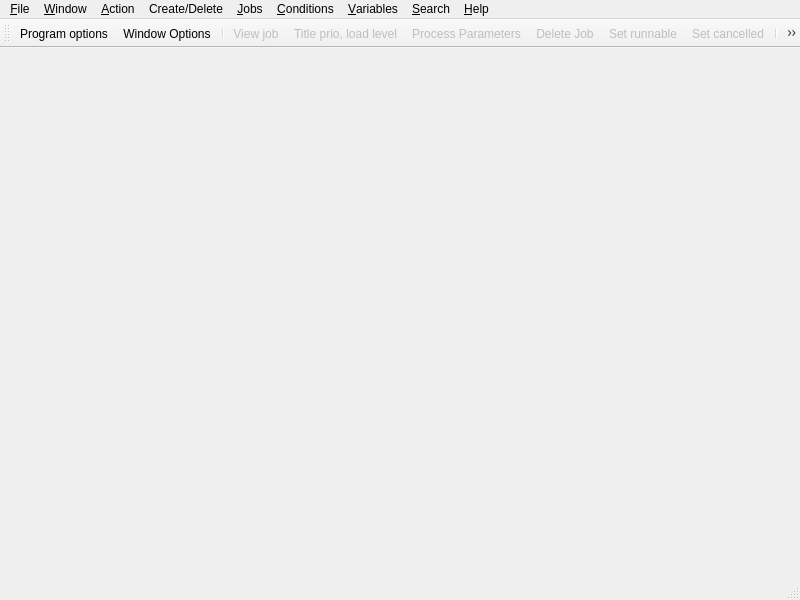
<?xml version="1.0" encoding="UTF-8"?>
<ui version="4.0">
 <class>MainWindow</class>
 <widget class="QMainWindow" name="MainWindow">
  <property name="geometry">
   <rect>
    <x>0</x>
    <y>0</y>
    <width>800</width>
    <height>600</height>
   </rect>
  </property>
  <property name="windowTitle">
   <string>BTQW</string>
  </property>
  <property name="windowIcon">
   <iconset resource="resources.qrc">
    <normaloff>:/Btqw Icon</normaloff>:/Btqw Icon</iconset>
  </property>
  <widget class="QWidget" name="centralwidget"/>
  <widget class="QMenuBar" name="menubar">
   <property name="geometry">
    <rect>
     <x>0</x>
     <y>0</y>
     <width>800</width>
     <height>25</height>
    </rect>
   </property>
   <widget class="QMenu" name="menu_File">
    <property name="title">
     <string>&amp;File</string>
    </property>
    <addaction name="action_Time_defaults"/>
    <addaction name="separator"/>
    <addaction name="action_Program_options"/>
    <addaction name="separator"/>
    <addaction name="action_Server_list"/>
    <addaction name="separator"/>
    <addaction name="action_Port_settings"/>
    <addaction name="separator"/>
    <addaction name="action_Save_As"/>
    <addaction name="separator"/>
    <addaction name="action_Quit"/>
   </widget>
   <widget class="QMenu" name="menu_Window">
    <property name="title">
     <string>&amp;Window</string>
    </property>
    <addaction name="action_New_job_window"/>
    <addaction name="action_New_variable_window"/>
    <addaction name="action_Window_options"/>
    <addaction name="separator"/>
    <addaction name="action_Cascade"/>
    <addaction name="action_Tile_vertically"/>
    <addaction name="action_Tile_horizontally"/>
    <addaction name="separator"/>
    <addaction name="action_list_format"/>
   </widget>
   <widget class="QMenu" name="menu_Action">
    <property name="title">
     <string>&amp;Action</string>
    </property>
    <addaction name="separator"/>
    <addaction name="action_set_runnable"/>
    <addaction name="action_setcanc"/>
    <addaction name="action_force_run"/>
    <addaction name="action_go_job"/>
    <addaction name="action_interrupt_job"/>
    <addaction name="action_quit_job"/>
    <addaction name="action_othersig"/>
   </widget>
   <widget class="QMenu" name="menu_Jobs">
    <property name="title">
     <string>&amp;Jobs</string>
    </property>
    <addaction name="action_View_job"/>
    <addaction name="separator"/>
    <addaction name="action_advance_time"/>
    <addaction name="separator"/>
    <addaction name="action_time"/>
    <addaction name="action_titprill"/>
    <addaction name="action_procpar"/>
    <addaction name="action_time_limits"/>
    <addaction name="action_mailwrt"/>
    <addaction name="separator"/>
    <addaction name="action_Arguments"/>
    <addaction name="action_Environment"/>
    <addaction name="action_Redirections"/>
    <addaction name="separator"/>
    <addaction name="action_Unqueue_Job"/>
    <addaction name="action_Copy_Job"/>
    <addaction name="separator"/>
   </widget>
   <widget class="QMenu" name="menu_Conds">
    <property name="title">
     <string>&amp;Conditions</string>
    </property>
    <addaction name="action_Job_Conditions"/>
    <addaction name="action_Job_Assignments"/>
   </widget>
   <widget class="QMenu" name="menu_Search">
    <property name="title">
     <string>&amp;Search</string>
    </property>
    <addaction name="action_Search_for"/>
    <addaction name="action_Search_forwards"/>
    <addaction name="action_Search_Backwards"/>
   </widget>
   <widget class="QMenu" name="menu_Help">
    <property name="title">
     <string>&amp;Help</string>
    </property>
    <addaction name="action_About_BTQW"/>
   </widget>
   <widget class="QMenu" name="menu_Variables">
    <property name="title">
     <string>&amp;Variables</string>
    </property>
    <addaction name="action_Assign"/>
    <addaction name="action_Increment"/>
    <addaction name="action_Decrement"/>
    <addaction name="action_Multiply"/>
    <addaction name="action_Divide"/>
    <addaction name="action_Remainder"/>
    <addaction name="separator"/>
    <addaction name="action_Set_comment"/>
    <addaction name="separator"/>
    <addaction name="action_Set_constant"/>
   </widget>
   <widget class="QMenu" name="menuCreate">
    <property name="title">
     <string>Create/Delete</string>
    </property>
    <addaction name="action_Create_Jobs"/>
    <addaction name="action_delete_job"/>
    <addaction name="action_JPermissions"/>
    <addaction name="separator"/>
    <addaction name="action_Create_Variable"/>
    <addaction name="action_Delete_Variable"/>
    <addaction name="action_VPermissions"/>
   </widget>
   <addaction name="menu_File"/>
   <addaction name="menu_Window"/>
   <addaction name="menu_Action"/>
   <addaction name="menuCreate"/>
   <addaction name="menu_Jobs"/>
   <addaction name="menu_Conds"/>
   <addaction name="menu_Variables"/>
   <addaction name="menu_Search"/>
   <addaction name="menu_Help"/>
  </widget>
  <widget class="QStatusBar" name="statusbar"/>
  <widget class="QToolBar" name="toolBar">
   <property name="windowTitle">
    <string>toolBar</string>
   </property>
   <attribute name="toolBarArea">
    <enum>TopToolBarArea</enum>
   </attribute>
   <attribute name="toolBarBreak">
    <bool>false</bool>
   </attribute>
   <addaction name="action_Program_options"/>
   <addaction name="action_Window_options"/>
   <addaction name="separator"/>
   <addaction name="action_View_job"/>
   <addaction name="action_titprill"/>
   <addaction name="action_procpar"/>
   <addaction name="action_delete_job"/>
   <addaction name="action_set_runnable"/>
   <addaction name="action_setcanc"/>
   <addaction name="separator"/>
   <addaction name="action_force_run"/>
   <addaction name="action_go_job"/>
   <addaction name="action_advance_time"/>
   <addaction name="separator"/>
   <addaction name="action_interrupt_job"/>
   <addaction name="action_quit_job"/>
   <addaction name="separator"/>
   <addaction name="action_time"/>
   <addaction name="action_Job_Conditions"/>
   <addaction name="action_Job_Assignments"/>
   <addaction name="separator"/>
   <addaction name="action_Assign"/>
   <addaction name="action_Increment"/>
   <addaction name="action_Decrement"/>
  </widget>
  <action name="action_Program_options">
   <property name="icon">
    <iconset resource="resources.qrc">
     <normaloff>:/Program optons</normaloff>:/Program optons</iconset>
   </property>
   <property name="text">
    <string>&amp;Program options</string>
   </property>
   <property name="toolTip">
    <string>Set overall program options, confirmation of job abort etc</string>
   </property>
   <property name="shortcut">
    <string>Ctrl+P</string>
   </property>
   <property name="shortcutContext">
    <enum>Qt::ApplicationShortcut</enum>
   </property>
  </action>
  <action name="action_Display_options">
   <property name="text">
    <string>&amp;Display options</string>
   </property>
   <property name="toolTip">
    <string>Set the defaults for which items are displayed</string>
   </property>
   <property name="shortcut">
    <string>Ctrl+D</string>
   </property>
  </action>
  <action name="action_Save_options">
   <property name="icon">
    <iconset resource="resources.qrc">
     <normaloff>:/save job file</normaloff>:/save job file</iconset>
   </property>
   <property name="text">
    <string>&amp;Save options</string>
   </property>
   <property name="toolTip">
    <string>Save options to config file</string>
   </property>
   <property name="shortcut">
    <string>Ctrl+S</string>
   </property>
   <property name="shortcutContext">
    <enum>Qt::ApplicationShortcut</enum>
   </property>
  </action>
  <action name="action_Network_stats">
   <property name="text">
    <string>&amp;Network stats</string>
   </property>
   <property name="toolTip">
    <string>Display connection statistics to other hosts on network</string>
   </property>
  </action>
  <action name="action_User_Permissions">
   <property name="text">
    <string>&amp;User Permissions</string>
   </property>
   <property name="toolTip">
    <string>Display user permissions on the current server</string>
   </property>
  </action>
  <action name="action_Quit">
   <property name="icon">
    <iconset resource="resources.qrc">
     <normaloff>:/Quit program</normaloff>:/Quit program</iconset>
   </property>
   <property name="text">
    <string>&amp;Quit</string>
   </property>
   <property name="toolTip">
    <string>Quit saving program options</string>
   </property>
   <property name="shortcut">
    <string>Ctrl+Q</string>
   </property>
   <property name="shortcutContext">
    <enum>Qt::ApplicationShortcut</enum>
   </property>
  </action>
  <action name="action_Window_options">
   <property name="icon">
    <iconset resource="resources.qrc">
     <normaloff>:/Window options</normaloff>:/Window options</iconset>
   </property>
   <property name="text">
    <string>&amp;Window Options</string>
   </property>
   <property name="shortcut">
    <string>Ctrl+O</string>
   </property>
  </action>
  <action name="action_New_job_window">
   <property name="text">
    <string>New &amp;job window</string>
   </property>
   <property name="toolTip">
    <string>Create new job window (you can separately change viewing options)</string>
   </property>
   <property name="shortcut">
    <string>Ctrl+Shift+J</string>
   </property>
  </action>
  <action name="action_New_variable_window">
   <property name="text">
    <string>New &amp;variable window</string>
   </property>
   <property name="toolTip">
    <string>Create new variable display window (you can separately change viewing options)</string>
   </property>
   <property name="shortcut">
    <string>Ctrl+Shift+V</string>
   </property>
  </action>
  <action name="action_Cascade">
   <property name="text">
    <string>&amp;Cascade</string>
   </property>
   <property name="toolTip">
    <string>Cascade job and variable windows</string>
   </property>
  </action>
  <action name="action_Tile_vertically">
   <property name="text">
    <string>&amp;Tile vertically</string>
   </property>
   <property name="toolTip">
    <string>Tile job and variable windows vertically</string>
   </property>
  </action>
  <action name="action_Tile_horizontally">
   <property name="text">
    <string>&amp;Tile horizontally</string>
   </property>
   <property name="toolTip">
    <string>Tile job and variable windows horizontally</string>
   </property>
  </action>
  <action name="action_list_format">
   <property name="text">
    <string>&amp;Set list format</string>
   </property>
   <property name="toolTip">
    <string>Set which attributes of jobs or variables you want displayed in currently-selected window</string>
   </property>
  </action>
  <action name="action_delete_job">
   <property name="enabled">
    <bool>false</bool>
   </property>
   <property name="icon">
    <iconset resource="resources.qrc">
     <normaloff>:/Delete job</normaloff>:/Delete job</iconset>
   </property>
   <property name="text">
    <string>&amp;Delete Job</string>
   </property>
   <property name="toolTip">
    <string>Delete job (which should not be running - kill it first)</string>
   </property>
   <property name="shortcut">
    <string>Del</string>
   </property>
  </action>
  <action name="action_JPermissions">
   <property name="enabled">
    <bool>false</bool>
   </property>
   <property name="text">
    <string>Job &amp;Permissions</string>
   </property>
   <property name="toolTip">
    <string>Set the permissions on the selected job</string>
   </property>
  </action>
  <action name="action_titprill">
   <property name="enabled">
    <bool>false</bool>
   </property>
   <property name="icon">
    <iconset resource="resources.qrc">
     <normaloff>:/Title priority load level</normaloff>:/Title priority load level</iconset>
   </property>
   <property name="text">
    <string>&amp;Title prio, load level</string>
   </property>
   <property name="toolTip">
    <string>Set title, priority, load level, command interpreter</string>
   </property>
   <property name="shortcut">
    <string>P</string>
   </property>
  </action>
  <action name="action_set_runnable">
   <property name="enabled">
    <bool>false</bool>
   </property>
   <property name="icon">
    <iconset resource="resources.qrc">
     <normaloff>:/Set runnable</normaloff>:/Set runnable</iconset>
   </property>
   <property name="text">
    <string>Set &amp;runnable</string>
   </property>
   <property name="toolTip">
    <string>Set the job to be runnable</string>
   </property>
   <property name="shortcut">
    <string>R</string>
   </property>
  </action>
  <action name="action_setcanc">
   <property name="enabled">
    <bool>false</bool>
   </property>
   <property name="icon">
    <iconset resource="resources.qrc">
     <normaloff>:/Set cancelled</normaloff>:/Set cancelled</iconset>
   </property>
   <property name="text">
    <string>Set &amp;cancelled</string>
   </property>
   <property name="toolTip">
    <string>Set the job to cancelled state (does not activate cancelled assignment)</string>
   </property>
   <property name="shortcut">
    <string>Z</string>
   </property>
  </action>
  <action name="action_interrupt_job">
   <property name="enabled">
    <bool>false</bool>
   </property>
   <property name="icon">
    <iconset resource="resources.qrc">
     <normaloff>:/Interrupt signal</normaloff>:/Interrupt signal</iconset>
   </property>
   <property name="text">
    <string>&amp;Interrupt job</string>
   </property>
   <property name="toolTip">
    <string>Send &quot;interrupt&quot; signal to job</string>
   </property>
   <property name="shortcut">
    <string>Shift+Y</string>
   </property>
  </action>
  <action name="action_quit_job">
   <property name="enabled">
    <bool>false</bool>
   </property>
   <property name="icon">
    <iconset resource="resources.qrc">
     <normaloff>:/Quit signal</normaloff>:/Quit signal</iconset>
   </property>
   <property name="text">
    <string>&amp;Quit job</string>
   </property>
   <property name="toolTip">
    <string>Send &quot;quit&quot; signal to job</string>
   </property>
   <property name="shortcut">
    <string>Shift+N</string>
   </property>
  </action>
  <action name="action_othersig">
   <property name="enabled">
    <bool>false</bool>
   </property>
   <property name="text">
    <string>&amp;Other signal</string>
   </property>
   <property name="toolTip">
    <string>Send selected signal to job</string>
   </property>
   <property name="shortcut">
    <string>!</string>
   </property>
  </action>
  <action name="action_View_job">
   <property name="enabled">
    <bool>false</bool>
   </property>
   <property name="icon">
    <iconset resource="resources.qrc">
     <normaloff>:/View job script</normaloff>:/View job script</iconset>
   </property>
   <property name="text">
    <string>&amp;View job</string>
   </property>
   <property name="toolTip">
    <string>View the job script in a new window</string>
   </property>
   <property name="shortcut">
    <string>Shift+I</string>
   </property>
  </action>
  <action name="action_advance_time">
   <property name="enabled">
    <bool>false</bool>
   </property>
   <property name="icon">
    <iconset resource="resources.qrc">
     <normaloff>:/Advance time</normaloff>:/Advance time</iconset>
   </property>
   <property name="text">
    <string>&amp;Advance Time</string>
   </property>
   <property name="toolTip">
    <string>Advance time of job to next repeat time</string>
   </property>
   <property name="shortcut">
    <string>F</string>
   </property>
  </action>
  <action name="action_time_limits">
   <property name="enabled">
    <bool>false</bool>
   </property>
   <property name="text">
    <string>Time &amp;limits</string>
   </property>
   <property name="toolTip">
    <string>Set time limits and automatic signal to job</string>
   </property>
   <property name="shortcut">
    <string>Shift+L</string>
   </property>
  </action>
  <action name="action_procpar">
   <property name="enabled">
    <bool>false</bool>
   </property>
   <property name="icon">
    <iconset resource="resources.qrc">
     <normaloff>:/Process parameters</normaloff>:/Process parameters</iconset>
   </property>
   <property name="text">
    <string>&amp;Process Parameters</string>
   </property>
   <property name="toolTip">
    <string>Set process parameters (umask, directory etc) on job</string>
   </property>
   <property name="shortcut">
    <string>O</string>
   </property>
  </action>
  <action name="action_time">
   <property name="enabled">
    <bool>false</bool>
   </property>
   <property name="icon">
    <iconset resource="resources.qrc">
     <normaloff>:/Set time</normaloff>:/Set time</iconset>
   </property>
   <property name="text">
    <string>&amp;Time</string>
   </property>
   <property name="iconText">
    <string>Time</string>
   </property>
   <property name="toolTip">
    <string>Set next time and repeat parameters on job</string>
   </property>
   <property name="shortcut">
    <string>T</string>
   </property>
  </action>
  <action name="action_mailwrt">
   <property name="enabled">
    <bool>false</bool>
   </property>
   <property name="text">
    <string>&amp;Mail and write</string>
   </property>
   <property name="toolTip">
    <string>Set user and message completion options on job</string>
   </property>
   <property name="shortcut">
    <string>Shift+M</string>
   </property>
  </action>
  <action name="action_Unqueue_job">
   <property name="text">
    <string>Un&amp;queue job</string>
   </property>
   <property name="toolTip">
    <string>Take job off the queue and make a re-queueable file</string>
   </property>
   <property name="shortcut">
    <string>Shift+U</string>
   </property>
  </action>
  <action name="action_Search_for">
   <property name="text">
    <string>&amp;Search for...</string>
   </property>
   <property name="toolTip">
    <string>Search for a string in current window</string>
   </property>
   <property name="shortcut">
    <string>Shift+F</string>
   </property>
  </action>
  <action name="action_Search_forwards">
   <property name="text">
    <string>Search &amp;forwards</string>
   </property>
   <property name="toolTip">
    <string>Repeat last search going forwards</string>
   </property>
   <property name="shortcut">
    <string>F3, Ctrl+G</string>
   </property>
  </action>
  <action name="action_Search_Backwards">
   <property name="text">
    <string>Search &amp;backwards</string>
   </property>
   <property name="toolTip">
    <string>Repeat last search going backwards</string>
   </property>
   <property name="shortcut">
    <string>F4</string>
   </property>
  </action>
  <action name="action_About_BTQW">
   <property name="text">
    <string>&amp;About BTQW</string>
   </property>
   <property name="iconText">
    <string>About BTQW</string>
   </property>
  </action>
  <action name="action_force_run">
   <property name="enabled">
    <bool>false</bool>
   </property>
   <property name="icon">
    <iconset resource="resources.qrc">
     <normaloff>:/Force run</normaloff>:/Force run</iconset>
   </property>
   <property name="text">
    <string>&amp;Force run</string>
   </property>
   <property name="toolTip">
    <string>Set job runnable if not and try to force it to run, bypassing the time setting
(but not the conditions)</string>
   </property>
  </action>
  <action name="action_Server_list">
   <property name="text">
    <string>&amp;Server list</string>
   </property>
   <property name="toolTip">
    <string>Display list of servers and connection status</string>
   </property>
  </action>
  <action name="action_Port_settings">
   <property name="text">
    <string>P&amp;ort settings</string>
   </property>
   <property name="toolTip">
    <string>Adjust port settings for access (use with care)</string>
   </property>
  </action>
  <action name="action_Save_As">
   <property name="text">
    <string>Save &amp;As...</string>
   </property>
   <property name="toolTip">
    <string>Specify an alternative saved configuration file</string>
   </property>
   <property name="shortcut">
    <string>Ctrl+Shift+S</string>
   </property>
  </action>
  <action name="action_Time_defaults">
   <property name="text">
    <string>&amp;Time defaults</string>
   </property>
  </action>
  <action name="action_Condition_defaults">
   <property name="text">
    <string>&amp;Condition defaults</string>
   </property>
   <property name="toolTip">
    <string>Set default condition parameters for creating new conditions</string>
   </property>
  </action>
  <action name="action_Assignment_defaults">
   <property name="text">
    <string>&amp;Assignment defaults</string>
   </property>
   <property name="toolTip">
    <string>Set default assignment parameters for creating new assignments</string>
   </property>
  </action>
  <action name="action_go_job">
   <property name="enabled">
    <bool>false</bool>
   </property>
   <property name="icon">
    <iconset resource="resources.qrc">
     <normaloff>:/Go job</normaloff>:/Go job</iconset>
   </property>
   <property name="text">
    <string>&amp;Go job</string>
   </property>
   <property name="toolTip">
    <string>Force job to run but advance the time to the next repeat if applicable</string>
   </property>
  </action>
  <action name="action_Arguments">
   <property name="enabled">
    <bool>false</bool>
   </property>
   <property name="text">
    <string>&amp;Arguments</string>
   </property>
   <property name="toolTip">
    <string>Set command line arguments to pass to the job script</string>
   </property>
   <property name="shortcut">
    <string>A</string>
   </property>
  </action>
  <action name="action_Environment">
   <property name="enabled">
    <bool>false</bool>
   </property>
   <property name="text">
    <string>&amp;Environment</string>
   </property>
   <property name="toolTip">
    <string>Set environment variables to pass to the job script</string>
   </property>
   <property name="shortcut">
    <string>E</string>
   </property>
  </action>
  <action name="action_Redirections">
   <property name="enabled">
    <bool>false</bool>
   </property>
   <property name="text">
    <string>&amp;Redirections</string>
   </property>
   <property name="toolTip">
    <string>Set I/O redirections to pass to the job script</string>
   </property>
   <property name="shortcut">
    <string>I</string>
   </property>
  </action>
  <action name="action_Invoke_BTRW">
   <property name="icon">
    <iconset resource="resources.qrc">
     <normaloff>:/Btrw icon</normaloff>:/Btrw icon</iconset>
   </property>
   <property name="text">
    <string>&amp;Invoke BTRW</string>
   </property>
   <property name="shortcut">
    <string>Shift+W</string>
   </property>
  </action>
  <action name="action_Unqueue_Job">
   <property name="enabled">
    <bool>false</bool>
   </property>
   <property name="text">
    <string>&amp;Unqueue Job</string>
   </property>
   <property name="toolTip">
    <string>Unqueue Job, making a copy in an XML file on the local disk</string>
   </property>
   <property name="shortcut">
    <string>Shift+U</string>
   </property>
  </action>
  <action name="action_Copy_Job">
   <property name="enabled">
    <bool>false</bool>
   </property>
   <property name="text">
    <string>&amp;Copy job</string>
   </property>
   <property name="toolTip">
    <string>Copy job to an XML file on the local disk but do not delete the job.</string>
   </property>
   <property name="shortcut">
    <string>C</string>
   </property>
  </action>
  <action name="action_Job_Conditions">
   <property name="enabled">
    <bool>false</bool>
   </property>
   <property name="icon">
    <iconset resource="resources.qrc">
     <normaloff>:/Job conditions</normaloff>:/Job conditions</iconset>
   </property>
   <property name="text">
    <string>Job &amp;Conditions</string>
   </property>
   <property name="toolTip">
    <string>Set the Job Conditions</string>
   </property>
   <property name="shortcut">
    <string>Shift+C</string>
   </property>
  </action>
  <action name="action_Job_Assignments">
   <property name="enabled">
    <bool>false</bool>
   </property>
   <property name="icon">
    <iconset resource="resources.qrc">
     <normaloff>:/Job assignments</normaloff>:/Job assignments</iconset>
   </property>
   <property name="text">
    <string>Job &amp;Assignments</string>
   </property>
   <property name="toolTip">
    <string>Set Job Assignments</string>
   </property>
   <property name="shortcut">
    <string>Shift+A</string>
   </property>
  </action>
  <action name="action_Assign">
   <property name="enabled">
    <bool>false</bool>
   </property>
   <property name="icon">
    <iconset resource="resources.qrc">
     <normaloff>:/Assign var</normaloff>:/Assign var</iconset>
   </property>
   <property name="text">
    <string>&amp;Assign</string>
   </property>
   <property name="toolTip">
    <string>Assign a given value to the variable</string>
   </property>
   <property name="shortcut">
    <string>=</string>
   </property>
  </action>
  <action name="action_Increment">
   <property name="enabled">
    <bool>false</bool>
   </property>
   <property name="icon">
    <iconset resource="resources.qrc">
     <normaloff>:/Increment var</normaloff>:/Increment var</iconset>
   </property>
   <property name="text">
    <string>&amp;Increment</string>
   </property>
   <property name="toolTip">
    <string>Increment variable by the amount given in the set constant</string>
   </property>
   <property name="shortcut">
    <string>+</string>
   </property>
  </action>
  <action name="action_Decrement">
   <property name="enabled">
    <bool>false</bool>
   </property>
   <property name="icon">
    <iconset resource="resources.qrc">
     <normaloff>:/Decrement var</normaloff>:/Decrement var</iconset>
   </property>
   <property name="text">
    <string>&amp;Decrement</string>
   </property>
   <property name="toolTip">
    <string>Decrement variable by amount given in the set constant</string>
   </property>
   <property name="shortcut">
    <string>-</string>
   </property>
  </action>
  <action name="action_Multiply">
   <property name="enabled">
    <bool>false</bool>
   </property>
   <property name="text">
    <string>&amp;Multiply</string>
   </property>
   <property name="toolTip">
    <string>Multiply variable by amount given in set constant</string>
   </property>
   <property name="shortcut">
    <string>*</string>
   </property>
  </action>
  <action name="action_Divide">
   <property name="enabled">
    <bool>false</bool>
   </property>
   <property name="text">
    <string>&amp;Divide</string>
   </property>
   <property name="toolTip">
    <string>Divide variable by amount given in set constant</string>
   </property>
   <property name="shortcut">
    <string>/</string>
   </property>
  </action>
  <action name="action_Remainder">
   <property name="enabled">
    <bool>false</bool>
   </property>
   <property name="text">
    <string>&amp;Remainder</string>
   </property>
   <property name="toolTip">
    <string>Replace variable value by remainder when divided by set constant</string>
   </property>
   <property name="shortcut">
    <string>%</string>
   </property>
  </action>
  <action name="action_Set_comment">
   <property name="enabled">
    <bool>false</bool>
   </property>
   <property name="text">
    <string>&amp;Set comment</string>
   </property>
   <property name="toolTip">
    <string>Set comment on variable</string>
   </property>
   <property name="shortcut">
    <string>&quot;</string>
   </property>
  </action>
  <action name="action_Set_constant">
   <property name="text">
    <string>Set &amp;constant</string>
   </property>
   <property name="toolTip">
    <string>Set constant to use in arithmetic operations</string>
   </property>
   <property name="shortcut">
    <string>@</string>
   </property>
  </action>
  <action name="action_VPermissions">
   <property name="enabled">
    <bool>false</bool>
   </property>
   <property name="text">
    <string>Variable &amp;Permissions</string>
   </property>
   <property name="toolTip">
    <string>Set permissions on the selected variable</string>
   </property>
  </action>
  <action name="action_Create_Jobs">
   <property name="text">
    <string>Create &amp;Jobs</string>
   </property>
   <property name="toolTip">
    <string>Enter window for creating jobs</string>
   </property>
   <property name="statusTip">
    <string>This option invokes the BTRW program</string>
   </property>
  </action>
  <action name="action_Create_Variable">
   <property name="text">
    <string>Create &amp;Variable</string>
   </property>
   <property name="toolTip">
    <string>Create a Variable</string>
   </property>
  </action>
  <action name="action_Delete_Job">
   <property name="text">
    <string>Delete Job</string>
   </property>
   <property name="toolTip">
    <string>Delete currently-selected Job</string>
   </property>
  </action>
  <action name="action_Delete_Variable">
   <property name="enabled">
    <bool>false</bool>
   </property>
   <property name="text">
    <string>Delete Variable</string>
   </property>
   <property name="toolTip">
    <string>Delete Currently-selected Variable</string>
   </property>
  </action>
 </widget>
 <resources>
  <include location="resources.qrc"/>
 </resources>
 <connections/>
</ui>
